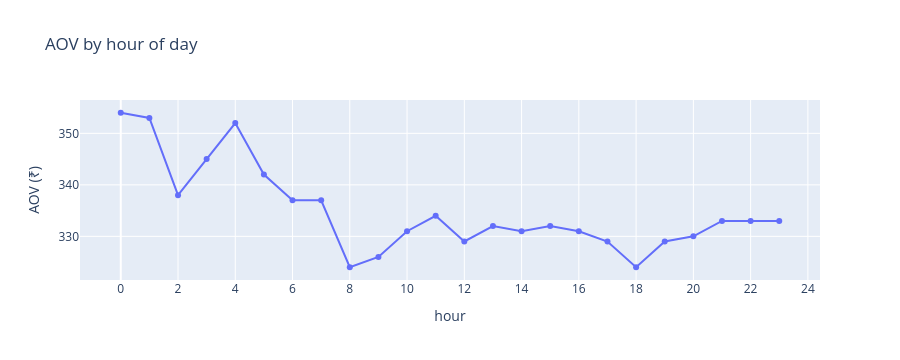

Notebook code for this chart:
### Markdown cell above
**Observation.** Continental (₹582) and Italian (₹516) carry the highest AOV, with sit-down-style basket sizes. Beverages (₹161) and Desserts (₹181) are clearly snack-style. **This combined with §1.2's hour-18 lift means the dinner-ramp surge boost is targeting the *lower*-AOV cuisines**, which is the right place to target — sit-down-style cuisines fire later in the evening and are already aligned in Notebook 02's classification.

### 3.3 AOV by hour — small late-night premium

AOV is slightly higher between 0–6am (₹337–354) than midday (₹324–334). Probably reflects a comfort-food / night-premium effect. Not actionable on its own.

### Code cell
aov_hour = df.groupby('hour').order_value.mean().round(0).reset_index()
fig = px.line(aov_hour, x='hour', y='order_value', markers=True,
              title='AOV by hour of day',
              labels={'order_value': 'AOV (₹)'},
              height=360)
fig.update_xaxes(dtick=2)
fig.write_html(FIG / '05_aov_by_hour.html', include_plotlyjs='cdn')
fig.show()

### Figure 1 — Plotly figure (JSON) as saved in the notebook; plotly's stock layout.template omitted (floating-point values rounded to 4 significant figures)
{"data": [{"hovertemplate": "hour=%{x}<br>AOV (₹)=%{y}<extra></extra>", "legendgroup": "", "line": {"color": "#636efa", "dash": "solid"}, "marker": {"symbol": "circle"}, "mode": "lines+markers", "name": "", "orientation": "v", "showlegend": false, "type": "scatter", "x": [0, 1, 2, 3, 4, 5, 6, 7, 8, 9, 10, 11, 12, 13, 14, 15, 16, 17, 18, 19, 20, 21, 22, 23], "xaxis": "x", "y": [354.0, 353.0, 338.0, 345.0, 352.0, 342.0, 337.0, 337.0, 324.0, 326.0, 331.0, 334.0, 329.0, 332.0, 331.0, 332.0, 331.0, 329.0, 324.0, 329.0, 330.0, 333.0, 333.0, 333.0], "yaxis": "y"}], "layout": {"height": 360, "legend": {"tracegroupgap": 0}, "title": {"text": "AOV by hour of day"}, "xaxis": {"anchor": "y", "domain": [0.0, 1.0], "dtick": 2, "title": {"text": "hour"}}, "yaxis": {"anchor": "x", "domain": [0.0, 1.0], "title": {"text": "AOV (₹)"}}}}
